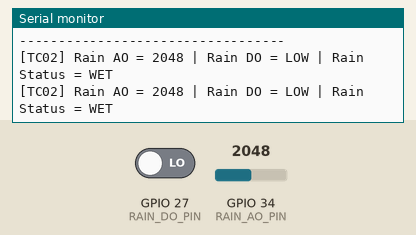
The sketch below on a simulated ESP32. Shown: the last lines printed to the serial monitor. The test bench sets the inputs (shaded band); at power-on: GPIO 27 (RAIN_DO_PIN) LOW, GPIO 34 (RAIN_AO_PIN) = 2048 (analog values on the 0–4095 scale).

Above: at 2.2 s.
2.3 s: GPIO 27 (RAIN_DO_PIN) driven HIGH
At 3.8 s:
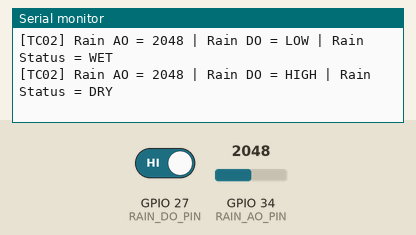
5.5 s: GPIO 34 (RAIN_AO_PIN) set to 2866
At 6.8 s:
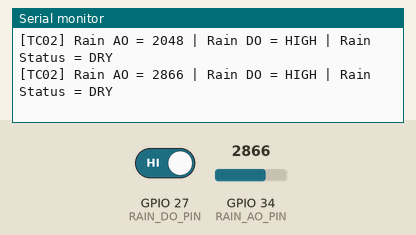
7.0 s: GPIO 34 (RAIN_AO_PIN) set to 3603
At 7.7 s:
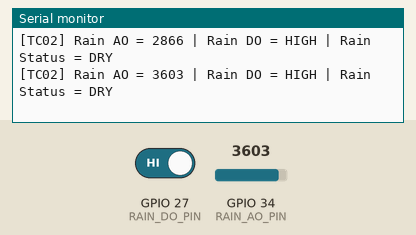
8.5 s: GPIO 27 (RAIN_DO_PIN) driven LOW
At 9.8 s:
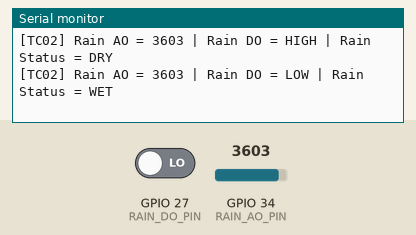
Timing chart, 0 to 11.0 s (numbered marks = the images above; inputs shaded):
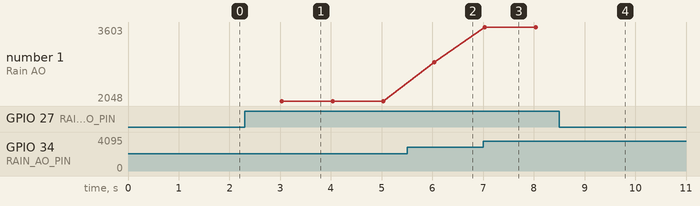

The sketch:

TC02_Test_RainSensor.ino
```cpp
// =====================================================
// TC02 - TEST RAIN SENSOR
// Target:
// Rain Sensor AO -> GPIO34 ESP32
// Rain Sensor DO -> GPIO27 ESP32
// =====================================================

// ================= RAIN SENSOR =================
#define RAIN_AO_PIN 34
#define RAIN_DO_PIN 27

// Theo code project goc:
// Neu cam bien DO active LOW:
// LOW  = co mua / WET
// HIGH = kho / DRY
const bool RAIN_DO_ACTIVE_LOW = true;

// Bien luu gia tri analog cua cam bien mua
int rainAO = 0;

// Bien trang thai mua
// false = DRY
// true  = WET
bool rainDetected = false;

// =====================================================
// HAM DOC CAM BIEN MUA
// Ham nay dua theo logic trong project goc
// =====================================================
void readRainSensor() {
  // Doc gia tri analog
  rainAO = analogRead(RAIN_AO_PIN);

  // Doc gia tri digital
  int rainDO = digitalRead(RAIN_DO_PIN);

  // Xac dinh trang thai kho/uot
  if (RAIN_DO_ACTIVE_LOW) {
    rainDetected = (rainDO == LOW);
  } else {
    rainDetected = (rainDO == HIGH);
  }
}

// =====================================================
// SETUP
// =====================================================
void setup() {
  Serial.begin(115200);
  delay(1000);

  Serial.println("==================================");
  Serial.println("TC02 - TEST RAIN SENSOR");
  Serial.println("==================================");

  // Cau hinh chan cam bien mua
  pinMode(RAIN_DO_PIN, INPUT);

  // Cau hinh ADC ESP32
  analogReadResolution(12);                       // ADC 12-bit: 0 -> 4095
  analogSetPinAttenuation(RAIN_AO_PIN, ADC_11db); // Doc dai dien ap rong hon

  Serial.print("Rain AO Pin: GPIO");
  Serial.println(RAIN_AO_PIN);

  Serial.print("Rain DO Pin: GPIO");
  Serial.println(RAIN_DO_PIN);

  Serial.print("RAIN_DO_ACTIVE_LOW = ");
  Serial.println(RAIN_DO_ACTIVE_LOW ? "true" : "false");

  Serial.println("----------------------------------");
  Serial.println("Expected:");
  Serial.println("Dry condition  => rainDetected = false, Status = DRY");
  Serial.println("Wet condition  => rainDetected = true,  Status = WET");
  Serial.println("Analog value should change when water is added.");
  Serial.println("----------------------------------");
}

// =====================================================
// LOOP
// =====================================================
void loop() {
  // Goi ham test cam bien mua
  readRainSensor();

  // Doc truc tiep gia tri DO de quan sat them
  int rainDO = digitalRead(RAIN_DO_PIN);

  // In ket qua testcase
  Serial.print("[TC02] Rain AO = ");
  Serial.print(rainAO);

  Serial.print(" | Rain DO = ");
  Serial.print(rainDO == HIGH ? "HIGH" : "LOW");

  Serial.print(" | Rain Status = ");
  if (rainDetected) {
    Serial.println("WET");
  } else {
    Serial.println("DRY");
  }

  delay(1000);
}
```

Measured:
- after the input at 2.3 s, the serial monitor: prints a new line after 0.74 s (image 1)
- after the input at 5.5 s, the serial monitor: prints a new line after 0.54 s (image 2)
- after the input at 7.0 s, the serial monitor: prints a new line at once (image 3)
- after the input at 8.5 s, the serial monitor: prints a new line after 0.54 s (image 4)
- plotted number 1: 2048 → 2866 after the input at 5.5 s, 2866 → 3603 after the input at 7.0 s
